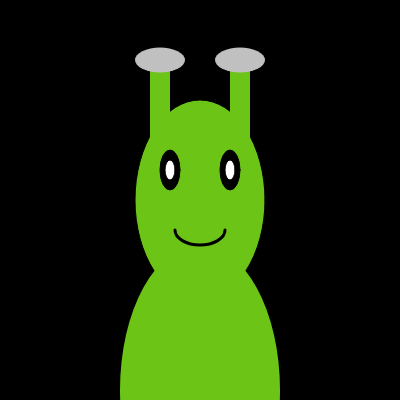
Frame 1 (no input)
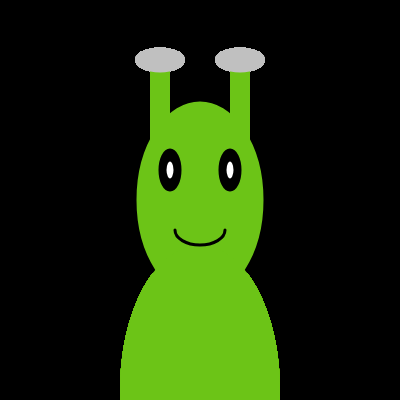
Frame 60 (no input)
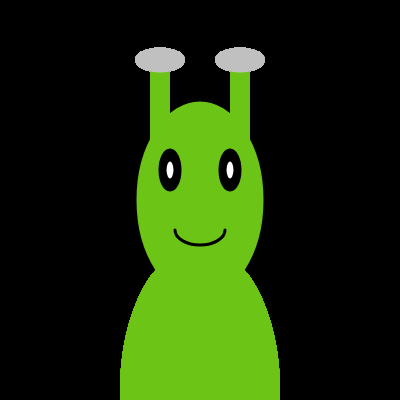
Frame 120 (the mouse pressed at the canvas centre since frame 60)

The p5.js sketch that drew these frames (run headless with seeded random() and noise() and a simulated clock; from frame 60 on, the mouse is pressed at the canvas centre):

// p5.js sketch
// ── sketch.js

//This sets the canvas to 400, 400
function setup() {
  createCanvas(400, 400);
  background(0);
}
//This function draws all the elements of the alien
function draw() {
  //ALIEN HEAD
  fill(108, 196, 23)
  ellipse(200, 200, 130, 200);
  //ALIEN EYES 1
  fill(0)
  ellipse(170, 170, 20, 40);
  ellipse(230, 170, 20, 40);
  //ALIEN EYES 2
  fill(255)
  ellipse(170, 170, 10, 20);
  ellipse(230, 170, 10, 20);
  //ALIEN ANTENNAS
  fill(108, 196, 23)
  strokeWeight();
  rect(230, 60, 20, 80)
  rect(150, 60, 20, 80)
  //ALIEN ATENNAS 2
  fill(192, 192, 192)
  ellipse(240, 60, 50, 25)
  ellipse(160, 60, 50, 25)
  //ALIEN BODY
  strokeWeight(0);
  fill(108, 196, 23)
  ellipse(200, 390, 160, 290);
  //ALIEN SMILE
  strokeWeight(3);
  arc(200, 230, 50, 30, 0, PI);
}
